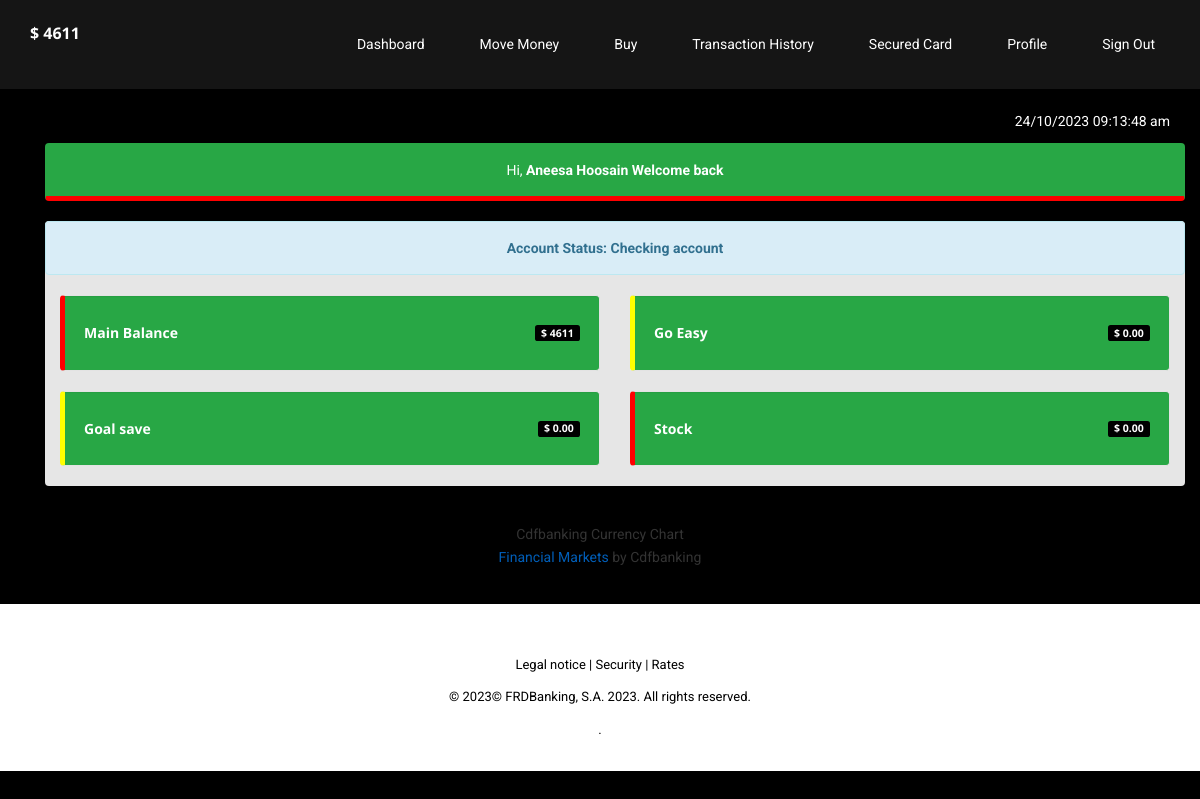
/panel.php (signed in), run on the app's committed database.
### tables this page shows
CREATE TABLE `users` (
  `id` int(11) NOT NULL,
  `username` text NOT NULL,
  `email` text NOT NULL,
  `password` text NOT NULL,
  `confirm_password` text NOT NULL,
  `name` text NOT NULL,
  `nickname` text NOT NULL,
  `gender` text NOT NULL,
  `bank` text NOT NULL,
  `act_no` text NOT NULL,
  `fone_no` text NOT NULL,
  `code` int(11) NOT NULL,
  `created_at` date NOT NULL,
  `updated_at` date NOT NULL,
  `role` text NOT NULL,
  `state` varchar(254) DEFAULT NULL,
  `hash` varchar(32) NOT NULL,
  `account` varchar(256) NOT NULL,
  `currency` varchar(256) NOT NULL,
  `amount` int(10) NOT NULL,
  `dob` varchar(256) NOT NULL,
  `swift_code` varchar(256) NOT NULL,
  `address` text NOT NULL,
  `am_updated` varchar(100) NOT NULL,
  `image` varchar(256) NOT NULL,
  `limit_status` varchar(255) NOT NULL
);

### panel.php (the view, shortened to what this page needs)
        <body  style="background-color: black;" onload="blinktext();">
        <?php include 'includes/db.php'; ?>
                <?php include 'header2.php';  ?><br>
                <div style="height:23px;"></div>
                <br><br>
<div class="container home">
<p class="text-right" style="color: white;"><?php echo date("d/m/Y h:i:s a", time()); ?></p>
    <div class="container">
    <?php
                                 $sel_sql = "SELECT * FROM users WHERE id = '$_SESSION[id]'";
                            $run_sql = mysqli_query($conn,$sel_sql);
                            while($rows = mysqli_fetch_assoc($run_sql)){
                             echo '
                                    <p class="alert text-center" style="background-color: #28a745; color: white;  border-bottom: 5px solid red">Hi, <strong> '.$rows['name'].' Welcome back</strong></p>
                             ';
                            }
                             ?></div>
                            <div class="container home">
 <?php
                                     $provide_sql = "SELECT * FROM users WHERE id = '$_SESSION[id]' ORDER BY id DESC";
                        $sql = mysqli_query($conn,$provide_sql);
                        if(mysqli_num_rows($sql) == 1){
                        while($rows = mysqli_fetch_assoc($sql)){
                             echo '
                             <div class="panel panel-default style="background-color: #28a745;">
<div class="alert alert-info text-center"><strong>Account Status: '.$rows['account'].'</strong></div>
    <div class="row container-fluid">
        <div class="col-sm-12">
            <div class="row">
              <div class="col-lg-6 col-md-6 col-xs-6">
                <div class="well" style="background-color: #28a745; border-left: 5px solid red">
                 <h5 style="color: white;"> <b>Main Balance</b><span class="label pull-right" style="background-color: black">'.$rows['currency'].'  '.$rows['amount'].' </span><p class="donationmsg"></p></h5>
                </div>
            </div>
      <div class="col-lg-6 col-md-6 col-xs-6">
        <div class="well" style="background-color: #28a745;  border-left: 5px solid yellow">
          <h5 style="color: white;"><b>Go Easy</b><span class="label pull-right" style="background-color: black">'.$rows['currency'].'  0.00 </span><p class="donationmsg"></p></h5></div>
      </div>
      <div class="col-lg-6 col-md-6 col-xs-6">
        <div class="well" style="background-color: #28a745;  border-left: 5px solid yellow">
          <h5 style="color: white;"><b>Goal save</b><span class="label pull-right" style="background-color: black">'.$rows['currency'].'  0.00</span><p class="donationmsg"></p></h5>
        </div>
      </div>
      <div class="col-lg-6 col-md-6 col-xs-6">
        <div class="well" style="background-color: #28a745;  border-left: 5px solid red">
          <h5 style="color: white;"><b>Stock</b><span class="label pull-right" style="background-color: black">'.$rows['currency'].' 0.00 </span><p class="donationmsg"></p></h5>
        </div>
          </div>
            </div>
       </div>
    </div>
          </div>
     </div>
     </div>
                                    ';
                           }
                            } ?>
        <div class="container-fluid trade-room-bg"
             style="margin-top: 0px; background-color: black; padding-bottom: 0vh">
            <div class="row">
                <div class="col-sm-12 col-lg-10">
                </div>
            </div>
                                </div>
                         <div class="container alert text-center">
         Cdfbanking Currency Chart
<div class="tradingview-widget-container">
  <div class="tradingview-widget-copyright"><a href="https://www.tradingview.com/markets/" rel="noopener" target="_blank"><span class="blue-text">Financial Markets</span></a> by Cdfbanking</div>
</div>
      </div>
                            <?php include 'footer.php' ?>
    </body>

### header2.php (shortened to what this page needs)
<!DOCTYPE html>
<html lang="en">
<head>
  <link href="css/bootstrap.min.css" rel="stylesheet">
  <link rel="stylesheet" href="css/font-awesome.min.css">
  <link href="css/animate.min.css" rel="stylesheet">
  <link href="css/prettyPhoto.css" rel="stylesheet">
  <link href="css/style.css" rel="stylesheet">
  <link href="css/responsive.css" rel="stylesheet">
</head>
<body class="homepage">
  <header id="header">
    <nav class="navbar navbar-fixed-top" role="banner">
      <div class="container">
        <div class="navbar-header">
          <a href="transfer.php" class="header--logo navbar-brand"> <?php
                                 $my_sql = "SELECT * FROM users WHERE id = '$_SESSION[id]' ORDER BY id DESC";
                            $run_sql = mysqli_query($conn,$my_sql);
                            while($rows = mysqli_fetch_assoc($run_sql)){
                             echo '<h4 class="balance" style="color: white">'.$rows['currency'].'
                              '.$rows['amount'].' </h4>
  ';
                            }
                             ?></a>
        </div>
        <div class="collapse navbar-collapse navbar-right">
          <ul class="nav navbar-nav text-center">
            <?php
                    if (isset($_SESSION['loggedin']) && $_SESSION['loggedin'] == true) {
                            echo '
            <li class="#"><a href="panel.php">Dashboard</a></li>
            <li><a href="transfer.php">Move Money</a></li>
            <li><a href="process.php">Buy</a></li>
            <li><a href="history.php">Transaction History</a></li>
            <li><a href="secured_card.php">Secured Card</a></li>
            <li><a href="profile.php">Profile</a></li>
            <li><a href="signout.php">Sign Out</a></li>
            ';
                        } else{
                             echo '
                             <li><a href="signin.php">Sign In</a></li>
            <li><a href="signup.php">Sign Up</a></li>';
                        }
                    ?>
          </ul>
        </div>
      </div>
    </nav>
  </header>

### css/style.css (style rules this page uses)
body { background: #fff; font-family:'Open Sans', Arial, sans-serif; color:#333; line-height:1.6em; }
h1, h2, h3, h4, h5, h6 { font-weight:500; font-family:'Open Sans', Arial, sans-serif; color:#333; }
h4 { font-size: 16px; }
a { color: #005eb8; -webkit-transition: color 300ms, background-color 300ms; -moz-transition: color 300ms, background-color 300ms; -o-transition: color 300ms, background-color 300ms; transition: color 300ms, background-color 300ms; }
.navbar>.container .navbar-brand { margin-left: 0; }
.navbar-brand { padding: 0; margin:0; color: #005eb8; }
.navbar-header a.navbar-brand { color: white; }
.navbar { border-radius: 0; margin-bottom: 0; background: #151515; padding: 15px 0; padding-bottom: 0; }
.navbar-nav { margin-top: 12px; }
.navbar-nav>li { margin-left: 25px; padding-bottom: 28px; }
.navbar-fixed-top .navbar-nav > li > a { padding: 5px 15px; margin: 0; border-radius: 3px; color: #fff; line-height: 24px; display: inline-block; }
.navbar-fixed-top { border: none; }
.navbar-fixed-top .navbar-brand { font-size: 36px; line-height: 50px; color: #fff; }
.navbar-fixed-top .navbar-collapse, .navbar-fixed-top .navbar-form { border-top: 0; padding-bottom: 0; }
.panel-default { border-color: transparent; }
.panel-default>.panel-heading, .panel { background-color: #e6e6e6; border:0 none; box-shadow:none; }

### header2.php (style rules this page uses)
body { margin-top:20px; font-family: 'Roboto', sans-serif; }
.balance { font-weight: bold; }

### data on the page
users: currency "$", amount "4611", name "Aneesa Hoosain", account "Checking account"
